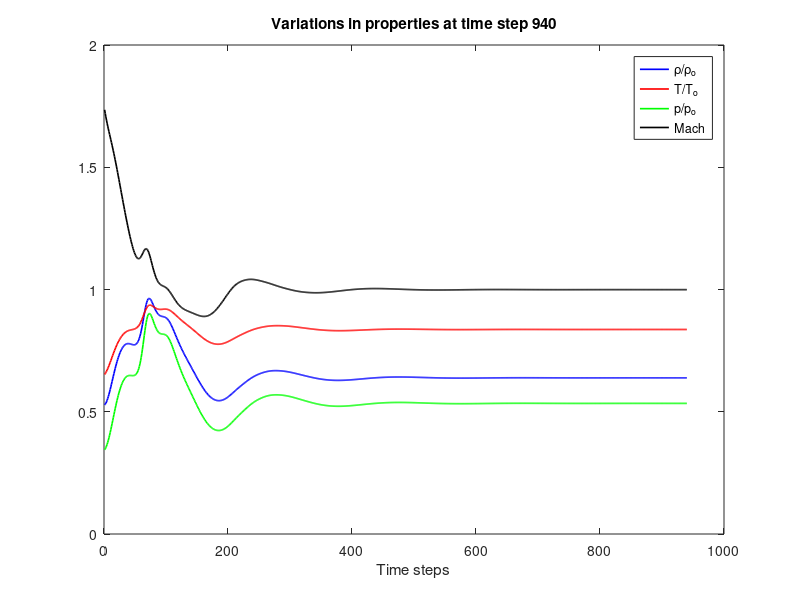
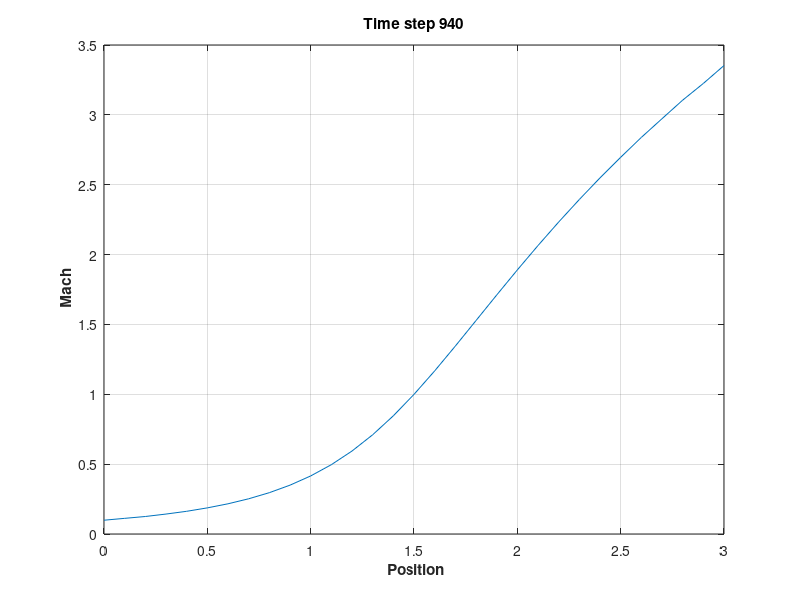
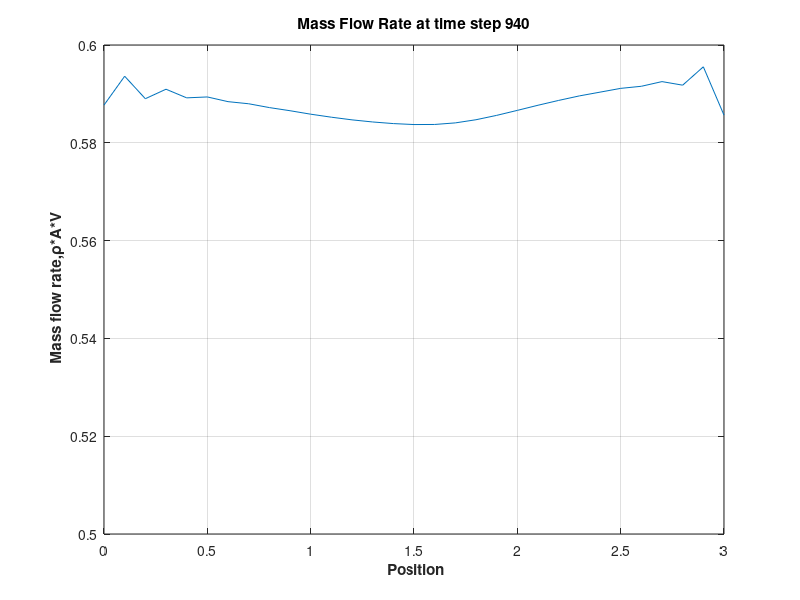
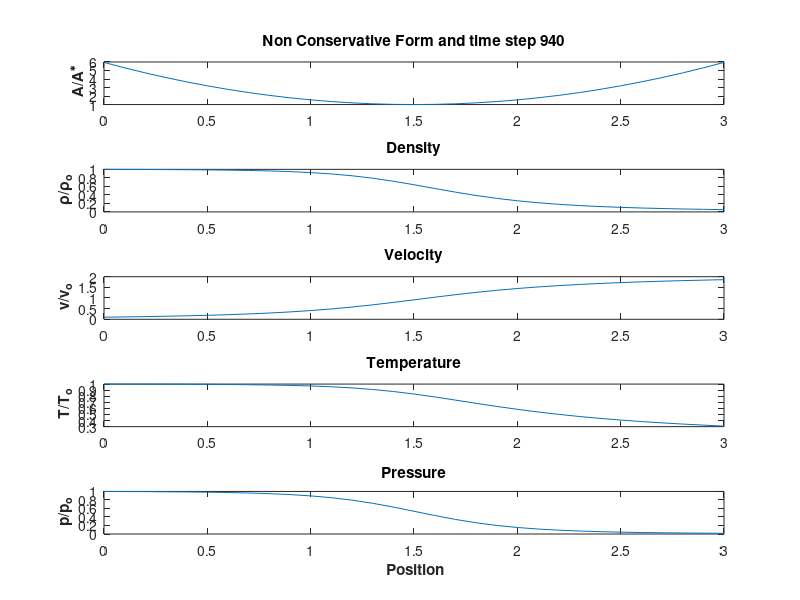

These charts were generated, in order, by the following MATLAB code:
%Simulation of 1D Quasi Steady Supersonic Flow Through Nozzle
%Non-Conservative Form of governing equations
%MacCormack Method

clear all
close all
clc

%Inputs
n=31;
x=linspace(0,3,n);
dx=x(2)-x(1);
gamma=1.4;
nt=1400;    %Time Steps
error_tolerance=1e-6;

%Initial Profiles
rho=1-0.3146*x;    %Density
t=1-0.2314*x;      %temperature
v=(0.1+1.09*x).*t.^0.5;   %Velocity

a=1+2.2*(x-1.5).^2;  %area

%time step size
C=0.5; %cfl
del_t=C*dx./(sqrt(t)+v);
dt=min(del_t);

rho_initial=rho;
v_initial=v;
t_initial=t;

drhodt_p=zeros(1,n);
dvdt_p=zeros(1,n);
dtdt_p=zeros(1,n);
drhodt_c=zeros(1,n);
dvdt_c=zeros(1,n);
dtdt_c=zeros(1,n);
error=9e9;

%Time Loop
for k=1:nt
    %at beginning of time step
    rho_old=rho;
    t_old=t;
    v_old=v;   
   
    M=v./sqrt(t);
    p=rho.*t;
    
    %For Plotting variables at throat
    rho_plot(k)=rho(16);
    t_plot(k)=t(16);
    p_plot(k)=p(16);
    M_plot(k)=M(16);
    
    
   %Non-Conservative, Non- Dimensionalized form of governing equations
   
   %Continuity Equation
   %drhodt=-rho*(dvdx)-rho*v*(dlogadx)-v*(drhodx)
   
   %Momentum Equation
   %dvdy=-v*dvdx-(1/gamma)*(dtdx+t*drhodx/rho)
   
   %Energy Equation
   %dtdt=-v*dtdx-(gamma-1)*t(dvdx+v*dlogadx)
   
   for j=2:n-1 
       %Predictor Method
      dvdx=(v(j+1)-v(j))/dx;
      dlogadx=(log(a(j+1))-log(a(j)))/dx;
      drhodx=(rho(j+1)-rho(j))/dx;
      dtdx=(t(j+1)-t(j))/dx;
      
      %Forward Differencing space terms in continuity equation
      drhodt_p(j)=-rho(j)*dvdx -rho(j)*v(j)*dlogadx -v(j)*drhodx;
      
      %Forward Differencing space terms in momentum equation
      dvdt_p(j)=-v(j)*dvdx-(1/gamma)*(dtdx+t(j)*drhodx/rho(j));
      
      %Forward Differencing space terms in energy equation
      dtdt_p(j)=-v(j)*dtdx-(gamma-1)*t(j)*(dvdx+v(j)*dlogadx);
      
      
      %solution update
      rho(j)=rho(j)+drhodt_p(j)*dt;
      v(j)=v(j)+dvdt_p(j)*dt;
      t(j)=t(j)+dtdt_p(j)*dt;     
   end
   
   for j=2:n-1
   %Corrector Method
      dvdx=(v(j)-v(j-1))/dx;
      dlogadx=(log(a(j))-log(a(j-1)))/dx;
      drhodx=(rho(j)-rho(j-1))/dx;
      dtdx=(t(j)-t(j-1))/dx;
      
      %Backward Differencing space terms in continuity equation
      drhodt_c(j)=-rho(j)*dvdx -rho(j)*v(j)*dlogadx -v(j)*drhodx;
      
      %Backward Differencing space terms in momentum equation
      dvdt_c(j)=-v(j)*dvdx-(1/gamma)*(dtdx+t(j)*drhodx/rho(j));
      
      %Backward Differencing space terms in energy equation
      dtdt_c(j)=-v(j)*dtdx-(gamma-1)*t(j)*(dvdx+v(j)*dlogadx);    
   end
   
   %computing average derivative
   drhodt_av=0.5*(drhodt_p+drhodt_c);
   dvdt_av=0.5*(dvdt_p+dvdt_c);
   dtdt_av=0.5*(dtdt_p+dtdt_c);
   
   %final calculation of values at next time step
   rho=rho_old+drhodt_av*dt;
   v=v_old+dvdt_av*dt;
   t=t_old+dtdt_av*dt;
   
   %Boundary conditions
   
   %Inflow
   v(1)=2*v(2)-v(3);
   
   %Outflow
   v(n)=2*v(n-1)-v(n-2);
   rho(n)=2*rho(n-1)-rho(n-2);
   t(n)=2*t(n-1)-t(n-2);
   

   error_rho=max(abs(rho-rho_old));
   error_t=max(abs(t-t_old));
   error_v=max(abs(v-v_old));
   error=max([error_rho;error_t;error_v]);
   
   if error<error_tolerance
       break;
    end
   
end

%Convergence Plot
  figure(1)
    plot(rho_plot,'b','linewidth',1.20);
    xlabel('Time steps');
    hold on;
    plot(t_plot,'r','linewidth',1.20);
    hold on;
    plot(p_plot,'g','linewidth',1.20);
    hold on;
    plot(M_plot,'k','linewidth',1.20);
    hold on;
    title(sprintf('Variations in properties at time step %d',k));
    legend('\rho/\rho_{o}','T/T_{o}','p/p_{o}','Mach');
    pause(0.0001);

%Mach number in terms of non dimensionalized velocity and temperature
figure(2);
M=v./sqrt(t);
plot(x,M);
ylabel('\bf Mach');
xlabel('\bf Position');
title(sprintf('Time step %d',k));
grid on;


%Normalized Mass Flow Rate in terms of non dimensionalized variables
figure(3);
m=rho.*a.*v;
plot(x,m);
xlabel('\bf Position');
ylabel('\bf Mass flow rate,\rho*A*V');
axis([0 3 0.5 0.6]);
title(sprintf('Mass Flow Rate at time step %d',k));
grid on;

figure(4);
%plotting profiles    
    subplot(5,1,1)
    plot(x,a);
    ylabel('\bf A/A^{\ast}');
    title(sprintf('Non Conservative Form and time step %d',k));
  
    subplot(5,1,2)
    plot(x,rho);
    ylabel('\bf \rho/\rho_{o}');
    title('Density')
    
    subplot(5,1,3)
    plot(x,v);
    ylabel('\bf v/v_{o}');
    title('Velocity');
    
    subplot(5,1,4)
    plot(x,t);
    ylabel('\bf T/T_{o}');
    title('Temperature');
    
    subplot(5,1,5)
    plot(x,p);
    ylabel('\bf p/p_{o}');
    xlabel('\bf Position');
    title('Pressure');

